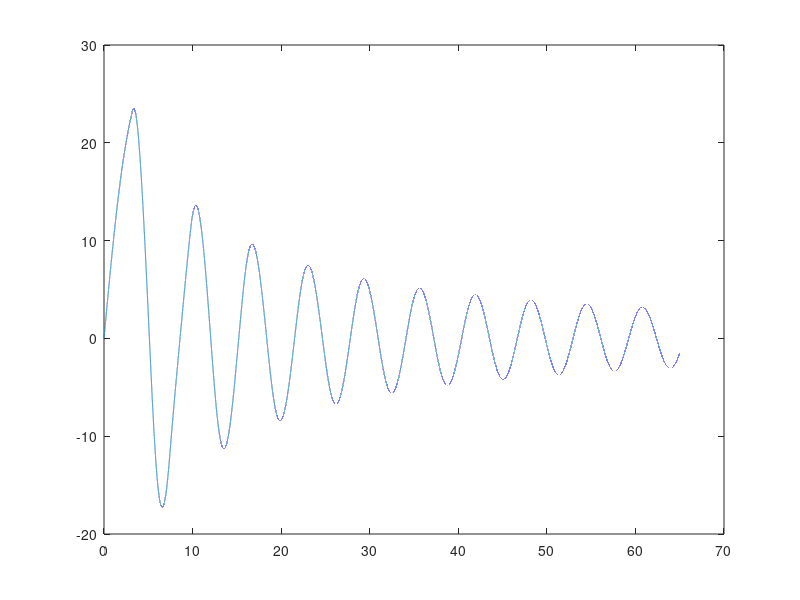
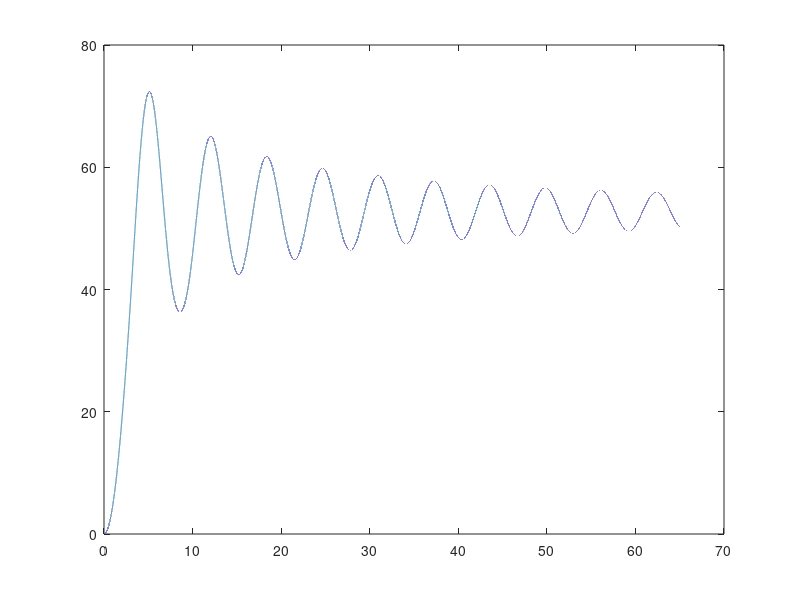

These charts were generated, in order, by the following MATLAB code:
%%function [t, w, h] = a2_rk4(f, a, b, alpha, n)
%RK4 Fourth Order Runge-Kutta method
% [t, w, h] = rk4(f, a, b, alpha, n) performs the fourth order Runge-Kutta
% method for solving the IVP y' = f(t,y) with initial condition y(a) = alpha
% taking n steps from t = a to t = b.
a=0;
b=65;
n=250000;
%not changable
m=80;
g = 9.8;
c = 0.9;
C = c/m;
alpha = 0;
%changable
%original
%k = 90; L = 25;
%1st set:
%k = 900; L = 25;
%2nd set:
%k = 90; L = 250;
%3rd set:
%k = 90; L = 43;
%4th set:
k = 80; L = 43;


%the special boi
K = k/m;
%functions
f2 = @(v) v;
f1 = @(t,y,v) 9.8 - (0.9/80)*abs(v)*v - max(0,k/80*(y-L));


% calculate h
h = (b-a)/n;
% create t array
t = a:h:b;
% initialise w arrays
y = zeros(size(t));
y(1) = alpha;

v = zeros(size(t));
v(1) = alpha;
% perform iterations
for j = 1:n
    k1 = h*f1(t(j),y(j), v(j));
    k2 = h*f1(t(j)+h/2, y(j)+k1*1/2, v(j)+k1*1/2);
    k3= h*f1(t(j)+h/2, y(j)+k2*1/2, v(j)+k2*1/2);
    k4= h*f1(t(j)+h, y(j)+k3, v(j)+k3);
    v(j+1) = v(j) + (1/6)*(k1+2*k2+2*k3+k4);
    
    m1 = h*f2(v(j));
    m2 = h*f2(v(j)+m1*1/2);
    m3= h*f2(v(j)+m2*1/2);
    m4= h*f2(v(j)+m3);
    y(j+1) = y(j) + (1/6)*(m1+2*m2+2*m3+m4);
end

figure()
plot(t,v)
figure()
plot(t,y)
maxi_a = 0;
for i = 1:length(v)
        temp_v = v(i);
        temp_y = y(i);
        if abs(maxi_a) < abs(g-C.*abs(temp_v).*temp_v-K.*(temp_y-L))
            maxi_a = abs(g-C.*abs(temp_v).*temp_v-K.*max(0,(temp_y-L)));
            maxi_time = i;
        end
end
maxi_a
maxi_time
%end
